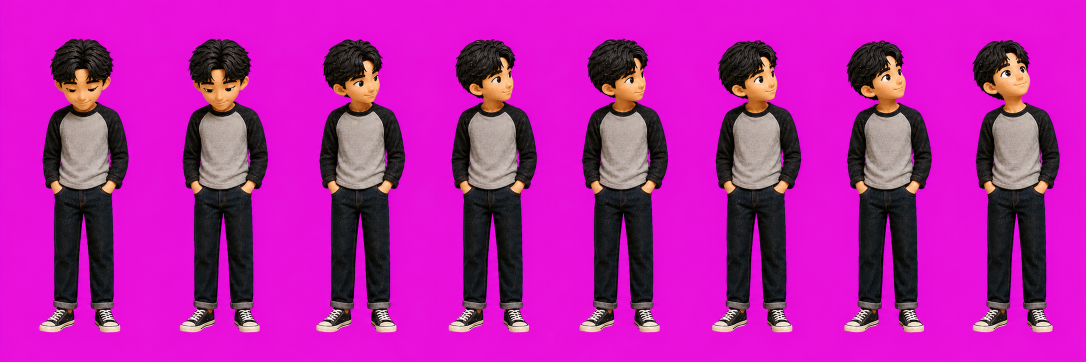
#> input picture codex/custom-pet/pet-rebuild-20260718/run-v2-gaze-repair/decoded/look-row-10-rightward-source.png, 2172 x 724 px (shown at 1/2 size)
$ python make_alpha_background_qa.py ../decoded/look-row-10-rightward-source.png out.png
#> lines starting #> are read from the running program, lines starting #| are printed output that depends on the picture
"""Create a fixed-background edge QA panel from one transparent Pet frame."""

from __future__ import annotations

import argparse
from pathlib import Path

from PIL import Image, ImageDraw


BACKGROUNDS = (
    ("WHITE", (255, 255, 255, 255)),
    ("MID GRAY", (128, 128, 128, 255)),
    ("CODEX DARK", (24, 24, 24, 255)),
)


def main() -> None:
    parser = argparse.ArgumentParser()
    parser.add_argument("input", type=Path)
    parser.add_argument("output", type=Path)
    args = parser.parse_args()

    sprite = Image.open(args.input).convert("RGBA")
    panel_width, panel_height = sprite.size
#> panel_width = 2172; panel_height = 724
    label_height = 24
    result = Image.new(
        "RGBA",
        (panel_width * len(BACKGROUNDS), panel_height + label_height),
        (0, 0, 0, 0),
    )
#> result: PIL image 6516x748 RGBA; every value is 0

    for index, (label, color) in enumerate(BACKGROUNDS):
        panel = Image.new("RGBA", sprite.size, color)
        panel.alpha_composite(sprite)
        x = index * panel_width
        result.alpha_composite(panel, (x, label_height))
        draw = ImageDraw.Draw(result)
        draw.rectangle((x, 0, x + panel_width - 1, label_height - 1), fill=color)
        text_color = (16, 16, 16, 255) if sum(color[:3]) > 420 else (240, 240, 240, 255)
        draw.text((x + 6, 5), label, fill=text_color)
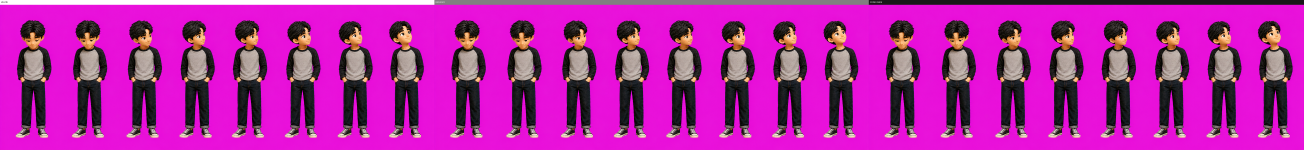
#> result: PIL image 6516x748 RGBA (shown at 1/5 size); mean R, G, B, A 179.8, 37.1, 164.7, 255

    args.output.parent.mkdir(parents=True, exist_ok=True)
    result.convert("RGB").save(args.output, quality=95)
    print(args.output)


if __name__ == "__main__":
    main()

$ run again, on codex/custom-pet/pet-rebuild-20260718/run-v2-gaze-repair/decoded/look-cardinals-generated-r2.png
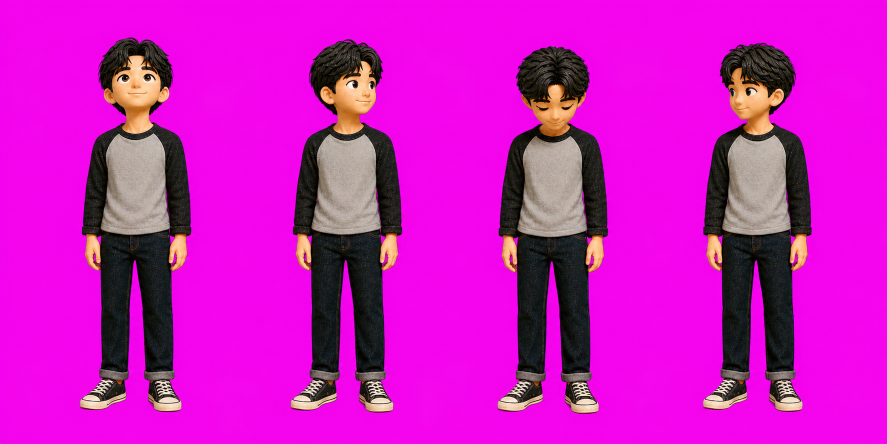
#> input picture codex/custom-pet/pet-rebuild-20260718/run-v2-gaze-repair/decoded/look-cardinals-generated-r2.png, 1774 x 887 px (shown at 1/2 size)
#> after the loop in main, `for index, (label, color) in enumerate(BACKGROUNDS):`:
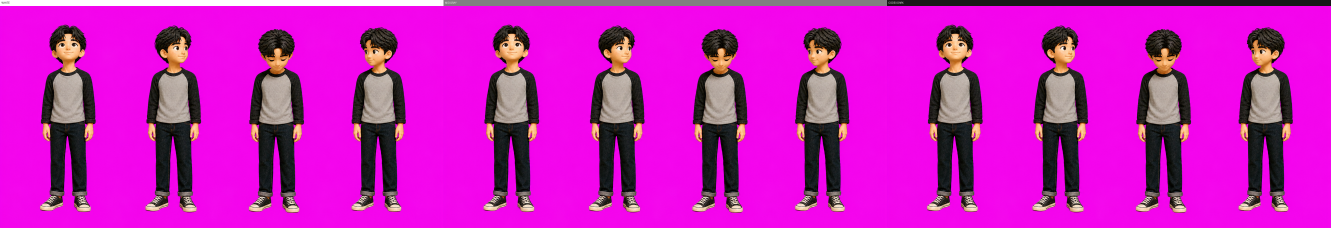
#> result: PIL image 5322x911 RGBA (shown at 1/4 size); mean R, G, B, A 200, 27.3, 188.9, 255

$ run again, on codex/custom-pet/pet-rebuild-20260718/run-v2-gaze-repair/decoded/look-cardinals-generated.png
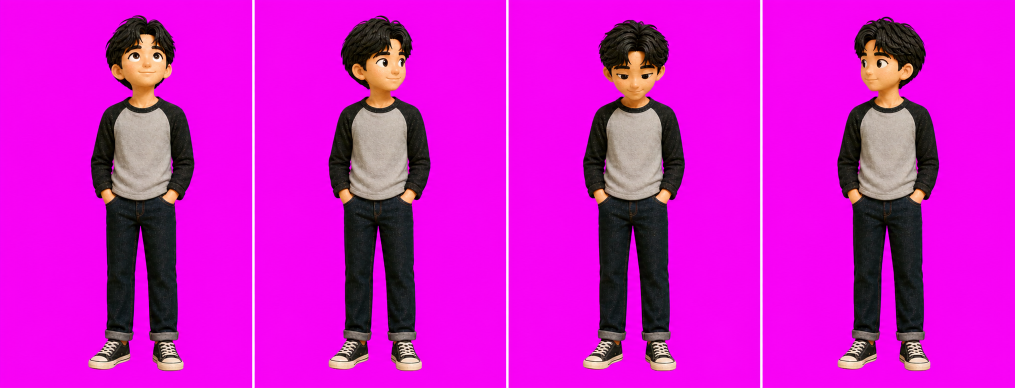
#> input picture codex/custom-pet/pet-rebuild-20260718/run-v2-gaze-repair/decoded/look-cardinals-generated.png, 2030 x 775 px (shown at 1/2 size)
#> after the loop in main, `for index, (label, color) in enumerate(BACKGROUNDS):`:
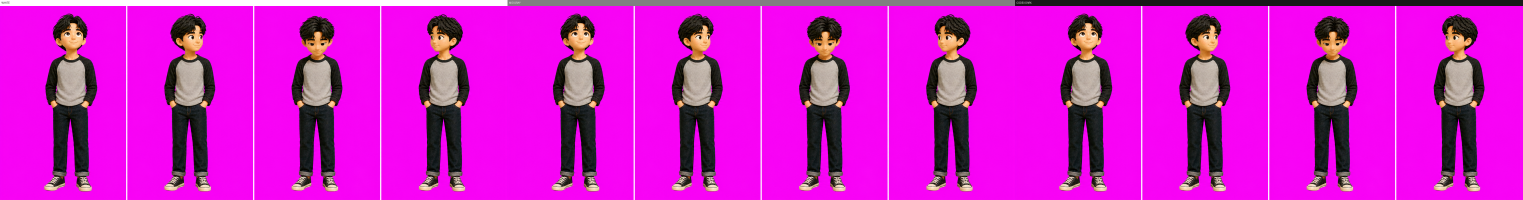
#> result: PIL image 6090x799 RGBA (shown at 1/4 size); mean R, G, B, A 207.4, 25.4, 200.6, 255

$ run again, on codex/custom-pet/pet-rebuild-20260718/run-v2-gaze-repair/decoded/look-row-10.png
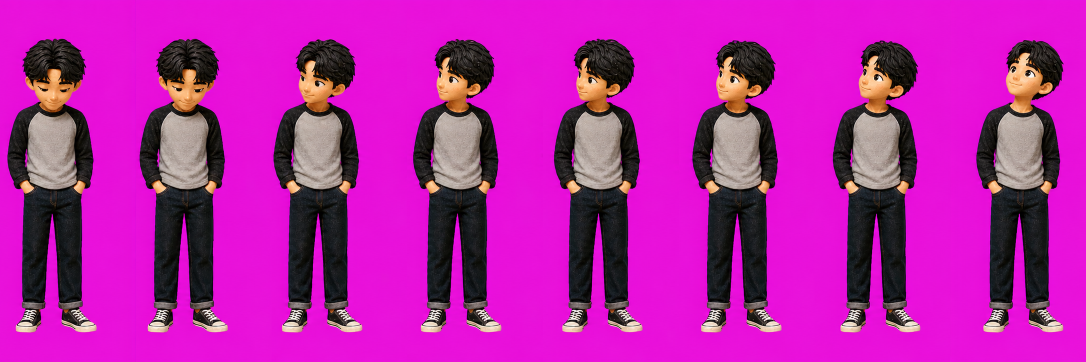
#> input picture codex/custom-pet/pet-rebuild-20260718/run-v2-gaze-repair/decoded/look-row-10.png, 2172 x 724 px (shown at 1/2 size)
#> in main, sprite is the input picture: PIL image 2172x724 RGBA; mean R, G, B, A 181.2, 33.8, 165.7, 255
#> after the loop in main, `for index, (label, color) in enumerate(BACKGROUNDS):`:
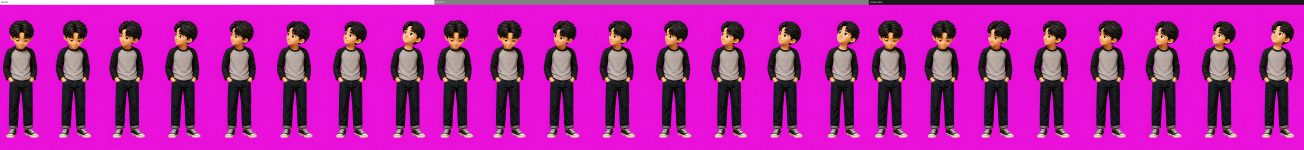
#> result: PIL image 6516x748 RGBA (shown at 1/5 size); mean R, G, B, A 179.8, 37.1, 164.7, 255
